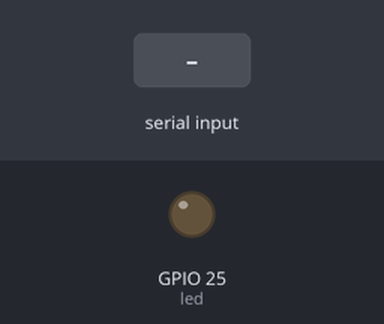
Recording of a sketch running on a simulated ESP32. On the bench: output pins drawn as LEDs (lit = HIGH). The test bench sets the inputs (shaded band).

Above: at 1.2 s.
1.3 s: "ledON\n" received over Serial
At 1.9 s:
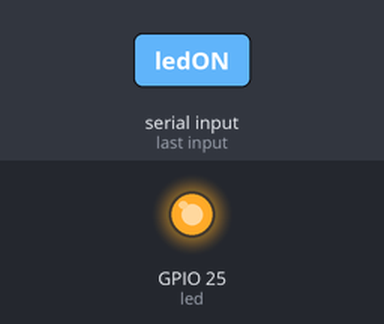
2.8 s: "ledOFF\n" received over Serial
At 4.2 s:
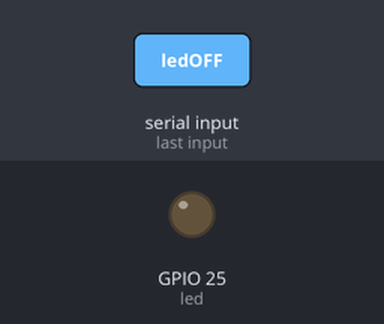
Timing chart, 0 to 5.8 s (numbered marks = the images above; inputs shaded):
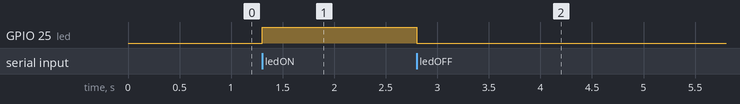

Measured:
- after the input at 1.3 s, GPIO 25 (led): LOW → HIGH at once
- after the input at 2.8 s, GPIO 25 (led): HIGH → LOW at once

The sketch:

Exercise_4.ino
```cpp
String btnState(uint8_t btnState)
{
	if(btnState == HIGH){
		return "OFF";
	}
	else
		return "ON";
}

void task()
{
	enum class TaskStates{
		INIT,
		WAIT_COMMANDS
	};
	static TaskStates taskState = TaskStates::INIT;
	constexpr uint8_t led = 25;
	constexpr uint8_t button1Pin = 12;
	constexpr uint8_t button2Pin = 13;
	constexpr uint8_t button3Pin = 32;
	constexpr uint8_t button4Pin = 33;

	switch (taskState){
		case TaskStates::INIT:{
			Serial.begin(115200);
			pinMode(led, OUTPUT);
			digitalWrite(led, LOW);
			pinMode(button1Pin, INPUT_PULLUP);
			pinMode(button2Pin, INPUT_PULLUP);
			pinMode(button3Pin, INPUT_PULLUP);
			pinMode(button4Pin, INPUT_PULLUP);
			taskState = TaskStates::WAIT_COMMANDS;
			break;
		}
		case TaskStates::WAIT_COMMANDS:{
			if (Serial.available() > 0){
				String command = Serial.readStringUntil('\n');
				if (command == "ledON"){
					digitalWrite(led, HIGH);
				}
				else if (command == "ledOFF"){
					digitalWrite(led, LOW);
				}
				else if (command == "readBUTTONS"){
					Serial.print("btn1: ");
					Serial.print(btnState(digitalRead(button1Pin)).c_str());
					Serial.print(" btn2: ");
					Serial.print(btnState(digitalRead(button2Pin)).c_str());
					Serial.print(" btn3: ");
					Serial.print(btnState(digitalRead(button3Pin)).c_str());
					Serial.print(" btn4: ");
					Serial.print(btnState(digitalRead(button4Pin)).c_str());
					Serial.print('\n');
				}
			}
		break;
		}
		default:{
			break;
		}
	}
}

void setup()
{
  task();
}

void loop()
{
  task();
}
```
